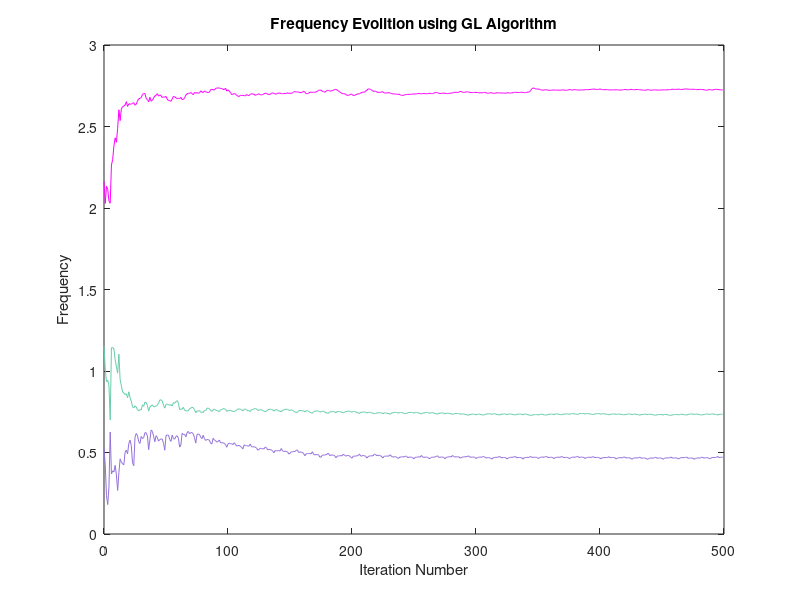

Write MATLAB code to recreate this figure.
%% 

clc
clear
close all 

signalSize = 500;
numIter = 30;
mNoise = 0; sdNoise = 1;

y = zeros(signalSize,1);

teta1 = zeros(numIter, signalSize); teta2 = zeros(numIter, signalSize); teta3 = zeros(numIter, signalSize);

for iter=1:numIter
    e = normrnd(mNoise, sdNoise, signalSize, 1);
    for t=1:signalSize
        y(t,1) = 2 * sin(0.5*t) + 2 * sin(t) + 2 * sin(2 * t) + 2 * sin(3 * t) + e(t);
    end
    n = 3;
    yLen = size(y,1);

    %Initialization:
    tetaHatInit = [2.6180; 1.5708; 0.5236];
    p = 0.1 * eye(n);
    alpha0 = 0.99; alphaInf = 0.995; alpha = 0.8;
    lambda0 = 0.9; lambdaInf = 1; lambda = 0.98;
    beta = 0.9999;

    z = zeros(2,n);
    wAlpha = zeros(2,n); wBeta = zeros(2,n);
    tetaHat = zeros(n, signalSize); 
    psi = zeros(n,1);

    %Main Loop:
    for t=1:signalSize

        %Step1:
        %Prediction error
        x = y(t);
        for i=1:n
            if t == 1
                x = [2*(alpha - beta)* cos(tetaHatInit(i,1)) beta^2-alpha^2] * z(:,i) + x;
            else
                x = [2*(alpha - beta)* cos(tetaHat(i,t-1)) beta^2-alpha^2] * z(:,i) + x;
            end
        end
        eHat = x;

        %Step2:
        %Computing derivative:
        for i=1:n
           eFiBeta = [beta 0] * wBeta(:, i);
           eFiAlpha = [alpha 0] * wAlpha(:, i);
           if t==1
               psi(i,1) = -2 * (eFiBeta - eFiAlpha) * sin(tetaHatInit(i,1));
           else
               psi(i,1) = -2 * (eFiBeta - eFiAlpha) * sin(tetaHat(i,t-1));
           end
        end
        %Step3:
        %Teta updating
        k = (p * psi) / (lambda + (psi.') * p * psi);
        p = (p - k * (psi.') * p) / lambda;
        if t==1
            tetaHat(:,t) = tetaHatInit(:,1) + k * eHat;
        else
            tetaHat(:,t) = tetaHat(:,t-1) + k * eHat;
        end

        %Step4:
        %Posteriori prediction error
        x = y(t);
        for i=1:n
            dummyX = x;
            x = [2*(alpha - beta)* cos(tetaHat(i,t)),beta^2-alpha^2] * z(:,i) + x;
            z(:,i) = [2*alpha*cos(tetaHat(i,t)),-alpha^2;1,0] * z(:,i) + [1;0] * dummyX;
        end
        eBar = x;
        for i=1:n
           wAlpha(:,i) = [2*alpha*cos(tetaHat(i,t)),-alpha^2;1,0] * wAlpha(:,i) + [1;0] * eBar;
           wBeta(:,i) = [2*alpha*cos(tetaHat(i,t)),-alpha^2;1,0] * wBeta(:,i) + [1;0] * eBar;
        end

        alpha = alphaInf - (alphaInf - alpha) * alpha0;
        lambda = lambdaInf - (lambdaInf - lambda) * lambda0;
    end
    
    for i=1:n
       if abs(tetaHat(i,signalSize)) < 0.8
            teta1(iter,:) = abs(tetaHat(i,:));
       elseif abs(tetaHat(i,signalSize)) < 1.6
           teta2(iter,:) = abs(tetaHat(i,:));
       else
           teta3(iter,:) = abs(tetaHat(i,:));
       end
    end    
end

expTeta1 = sum(teta1,1)/numIter;
expTeta2 = sum(teta2,1)/numIter;
expTeta3 = sum(teta3,1)/(numIter);


figure

nExpTeta1 = 0:size(expTeta1,2)-1;
plot(nExpTeta1, expTeta1, 'Color', [147/255, 112/255, 219/255]);

hold on 
nExpTeta2 = 0:size(expTeta2,2)-1;
plot(nExpTeta2, expTeta2, 'Color', [102/255, 205/255, 170/255]);

nExpTeta3 = 0:size(expTeta3,2)-1;
plot(nExpTeta3, expTeta3, 'Color', [255/255, 0/255, 255/255]);

title('Frequency Evolition using GL Algorithm');
xlabel('Iteration Number');
ylabel('Frequency');

hold off